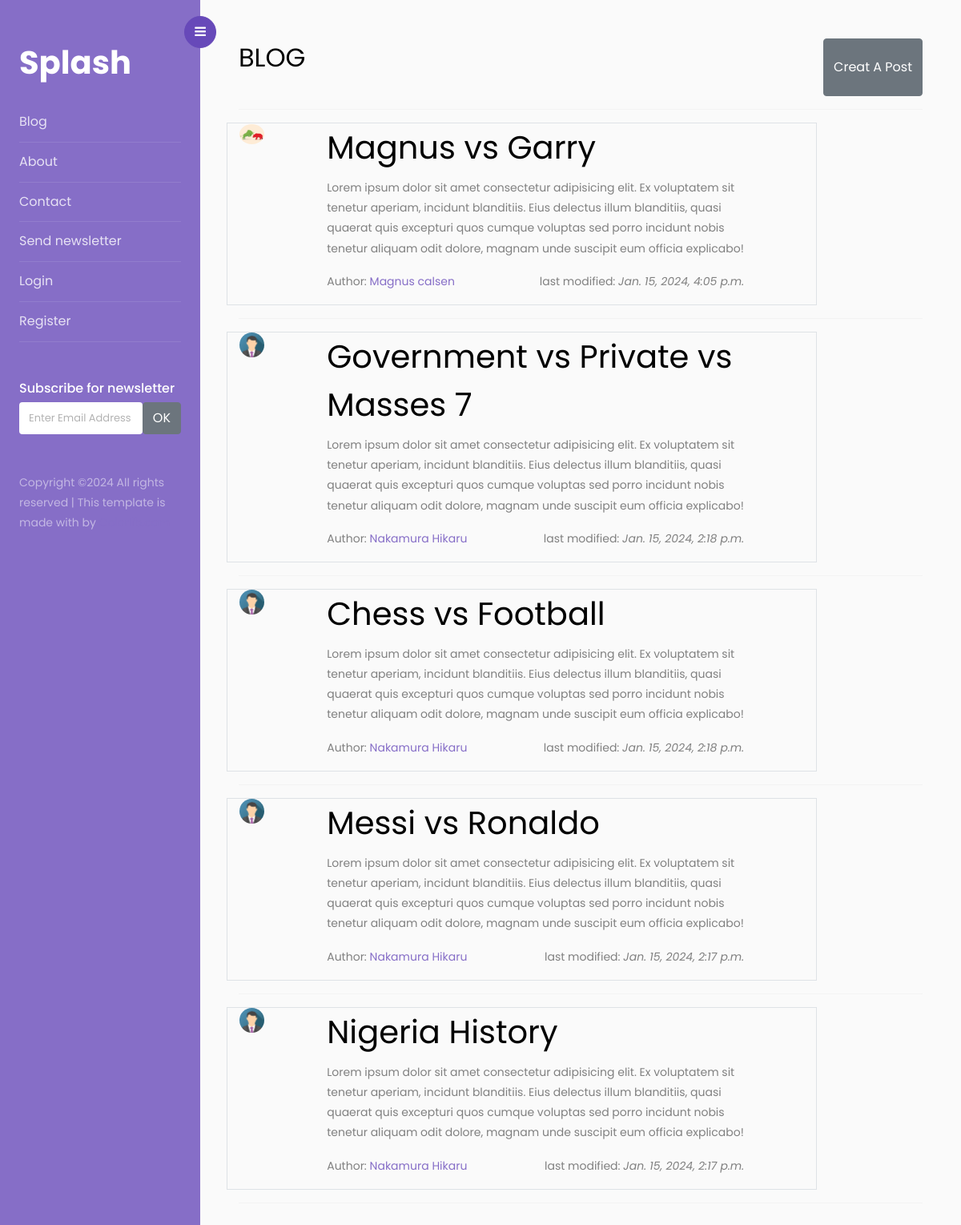
The page / on the database its author committed.
### blog/models.py (models this page shows)
class Post(models.Model):
    title = models.CharField(max_length=50)
    content = models.TextField(max_length=1000)
    date = models.DateTimeField(default=timezone.now)
    user = models.ForeignKey(User, on_delete=models.CASCADE)
    class Meta:
        ordering = ['-date']

### account/models.py (models this page shows)
class User(AbstractUser):
    mobile = models.CharField(max_length = 15)
    passport = models.ImageField(default='passport.jpg', upload_to='passport')
    forget_password_code = models.CharField(max_length=6, blank=True, null=True)
    ref = models.UUIDField(default=uuid.uuid4, editable=False)

### blog/views.py (the view, shortened to what this page needs)
# urls.py: path('', views.home, name='home'),
def home(request):
    form = PostForm()
    posts = Post.objects.all()
    context = {
        'posts':posts,
        'form':form,
    }
    return render(request, 'blog/index.html', context)

### blog/forms.py
class PostForm(forms.ModelForm):
    class Meta:
        model = Post
        fields = ['title','content']

### blog/templates/blog/index.html (shortened to what this page needs)
{% extends 'blog/main.html' %}
{% load static %}
{% load crispy_forms_tags %}
{% block content %}
  <div id="content" class="p-4 p-md-5 pt-5">
	<div class="d-flex justify-content-between">
		<h2 class="mb-4">BLOG</h2>
		<button type="button" class="btn btn-secondary" data-bs-toggle="modal" data-bs-target="#post"> Creat A Post</button>
	</div>
	<hr>
	{% for post in posts %}
	<div class="row">
		<div class="col-10 border">
			<div class="row">
				<div class="col-1">
					<img src="{{post.user.passport.url}}" class="img-fluid rounded-circle" alt="user photo">
				</div>
				<div class="col-9 mx-5">
					<div class="d-flex justify-content-between">
						<h1>{{post.title}}</h1>
					</div>
					<p>
						{{post.content}}
					</p>
					<div class="d-flex justify-content-between mx-auto">
						<p>Author: <a href="">{{post.user.last_name}} {{post.user.first_name}}</a></p>
						<p>last modified: <i>{{post.date}}</i></p>
					</div>
				</div>
			</div>
		</div>
	</div>
	<hr>
	{% endfor %}
</div>
{% endblock content %}

### blog/templates/blog/main.html (shortened to what this page needs)
{% load static %}
<!doctype html>
<html lang="en">
  <head>
		<link rel="stylesheet" href="https://stackpath.bootstrapcdn.com/font-awesome/4.7.0/css/font-awesome.min.css">
        <link href="https://cdn.jsdelivr.net/npm/bootstrap@5.3.2/dist/css/bootstrap.min.css" rel="stylesheet">
		<link rel="stylesheet" href="{% static 'css/style.css' %}">
  </head>
  <body>
		<div class="wrapper d-flex align-items-stretch">
			<nav id="sidebar">
				<div class="custom-menu">
					<button type="button" id="sidebarCollapse" class="btn btn-primary">
						<i class="fa fa-bars"></i>
					</button>
				</div>
				<div class="p-4 pt-5">
		  		<h1><a href="index.html" class="logo">Splash</a></h1>
	        <ul class="list-unstyled components mb-5">
	          <li>
	              <a href="{% url 'home' %}">Blog</a>
	          </li>
			  <li>
	              <a href="{% url 'about' %}">About</a>
	          </li>
	          <li>
	          <li>
              <a href="{% url 'contact' %}">Contact</a>
	          </li>
			  <li>
				<a href="{% url 'send-newsletter' %}">Send newsletter</a>
				</li>
			  {% if not user.is_authenticated %}
	          <li>
              <a href="{% url 'login' %}">Login</a>
	          </li>
			  <li>
				<a href="{% url 'register' %}">Register</a>
			</li>
			{% else %}
			<li>
				<a href="{% url 'profile' %}">Profile</a>
				<a href="{% url 'logout' %}">Logout</a>
			</li>
			{% endif %}
	        </ul>
	        <div class="mb-5">
						<h3 class="h6">Subscribe for newsletter</h3>
						<form action="{% url 'newsletter' %}" class="colorlib-subscribe-form" method="post">
	            <div class="form-group d-flex">
	              <input type="text" class="form-control" name="email" placeholder="Enter Email Address">
				  <button class="btn btn-secondary" type="submit">OK</button>
	            </div>
	          </form>
					</div>
	        <div class="footer">
	        	<p>
						  Copyright &copy; All rights reserved | This template is made with  by <a href="https://colorlib.com" target="_blank"></a>
						  </p>
	        </div>
	      </div>
    	</nav>
        {% block content %}{% endblock content %}
		</div>
  </body>
</html>

### rows shown on the page
Post: user.passport (picture), title "Magnus vs Garry", content "Lorem ipsum dolor sit amet consectetur adipisicing elit. Ex voluptatem sit tenetur aperiam, incidunt blanditiis. Eius delectus illum blanditiis, quasi quaerat quis excepturi quos cumque voluptas sed porro incidunt nobis tenetur aliquam odit dolore, magnam unde suscipit eum officia explicabo!", user.last_name "Magnus", user.first_name "calsen", date "Jan. 15, 2024, 4:05 p.m."
Post: user.passport (picture), title "Government vs Private vs Masses 7", content "Lorem ipsum dolor sit amet consectetur adipisicing elit. Ex voluptatem sit tenetur aperiam, incidunt blanditiis. Eius delectus illum blanditiis, quasi quaerat quis excepturi quos cumque voluptas sed porro incidunt nobis tenetur aliquam odit dolore, magnam unde suscipit eum officia explicabo!", user.last_name "Nakamura", user.first_name "Hikaru", date "Jan. 15, 2024, 2:18 p.m."
Post: user.passport (picture), title "Chess vs Football", content "Lorem ipsum dolor sit amet consectetur adipisicing elit. Ex voluptatem sit tenetur aperiam, incidunt blanditiis. Eius delectus illum blanditiis, quasi quaerat quis excepturi quos cumque voluptas sed porro incidunt nobis tenetur aliquam odit dolore, magnam unde suscipit eum officia explicabo!", user.last_name "Nakamura", user.first_name "Hikaru", date "Jan. 15, 2024, 2:18 p.m."
Post: user.passport (picture), title "Messi vs Ronaldo", content "Lorem ipsum dolor sit amet consectetur adipisicing elit. Ex voluptatem sit tenetur aperiam, incidunt blanditiis. Eius delectus illum blanditiis, quasi quaerat quis excepturi quos cumque voluptas sed porro incidunt nobis tenetur aliquam odit dolore, magnam unde suscipit eum officia explicabo!", user.last_name "Nakamura", user.first_name "Hikaru", date "Jan. 15, 2024, 2:17 p.m."
Post: user.passport (picture), title "Nigeria History", content "Lorem ipsum dolor sit amet consectetur adipisicing elit. Ex voluptatem sit tenetur aperiam, incidunt blanditiis. Eius delectus illum blanditiis, quasi quaerat quis excepturi quos cumque voluptas sed porro incidunt nobis tenetur aliquam odit dolore, magnam unde suscipit eum officia explicabo!", user.last_name "Nakamura", user.first_name "Hikaru", date "Jan. 15, 2024, 2:17 p.m."
